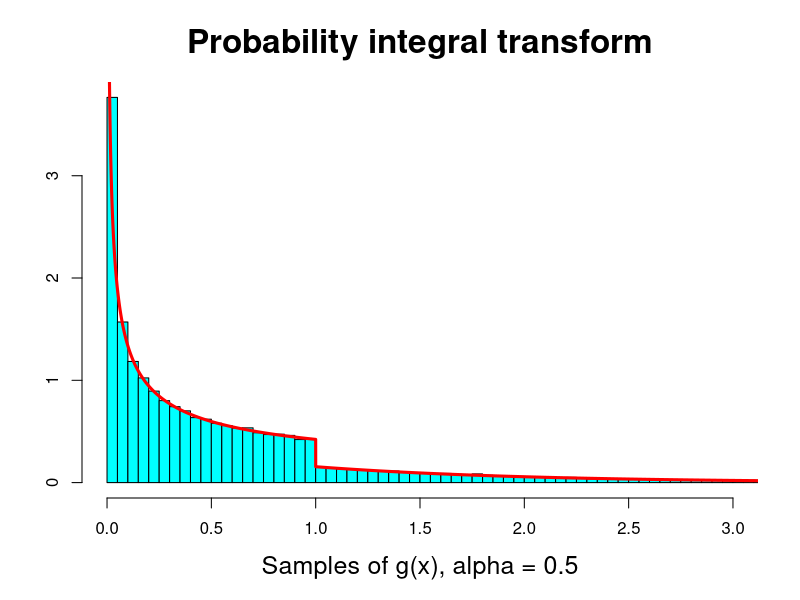
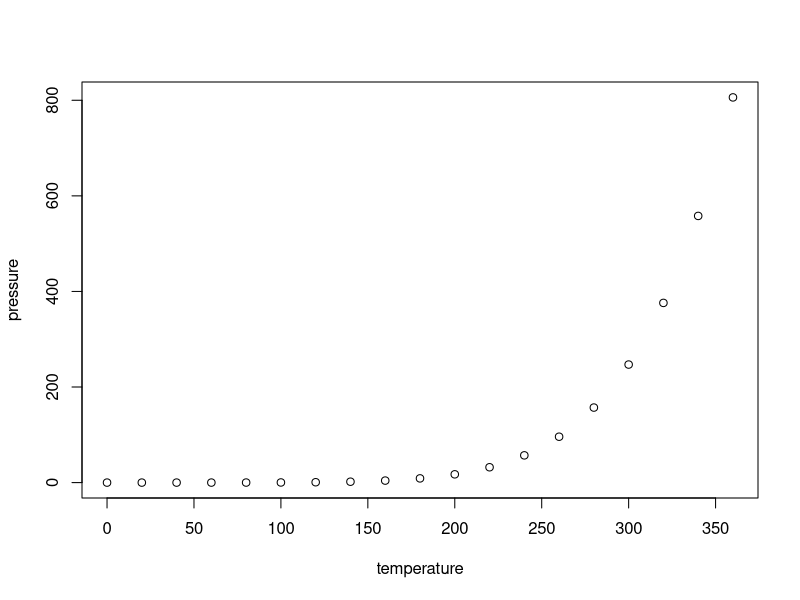

Reproduce these figures in R, in order.
## ---- chunk 1
library(MASS)
library(ggplot2)
## ---- chunk 2
# #------Probability integral transform--------#
# Initialize
n <- 100000
alpha <- 0.5
x <- sort(runif(n,0.01,8))

# Functions and sampling
gsample <- function(n,alpha){
  c <- (exp(1)*alpha)/(exp(1)+alpha)
  u <- runif(n)
  
  x1 <- (u*(alpha/c))^(1/alpha)
  x2 <- -log((1/alpha+1/(exp(1))-u/c))
  
  x <- matrix(0,n,1)
  
  for (i in 1:n){
    if(u[i]>= (c/alpha)){
      x[i] <- x2[i]
    }
    else {
      x[i] <- x1[i]
    }
  }
  return(x)
}

xsample2 <- gsample(n, alpha) 

# Check sampling
gfunc <- matrix(0,n,1)

for (i in 1:n){
  if(x[i] <= 0){
    gfunc[i] <- 0
  }
  else if (x[i] < 1) {
    gfunc[i] <- ((exp(1)*alpha)/(exp(1)+alpha))*(x[i]^(alpha-1))
  }
  else {
    gfunc[i] <- ((exp(1)*alpha)/(exp(1)+alpha))*exp(-x[i])
  }
}



# Plot
dataf <- data.frame(x, gfunc, xsample2)
# g <- ggplot(dataf)
# g <- g + geom_histogram(aes(xsample2, y = ..density..), binwidth = 0.01, col = "black", fill = "grey")
# g <- g + geom_line(aes(x, gfunc), col = "red")
# g <- g + coord_cartesian(xlim = range(0:3)) + labs("hei")
# g

truehist(xsample2, xlab = "Samples of g(x), alpha = 0.5",main = "Probability integral transform", xlim = range(0:3), cex.main = 2, cex.lab = 1.5)
lines(x,gfunc, col = "red", lwd = 3)

## ---- chunk 3
plot(pressure)
